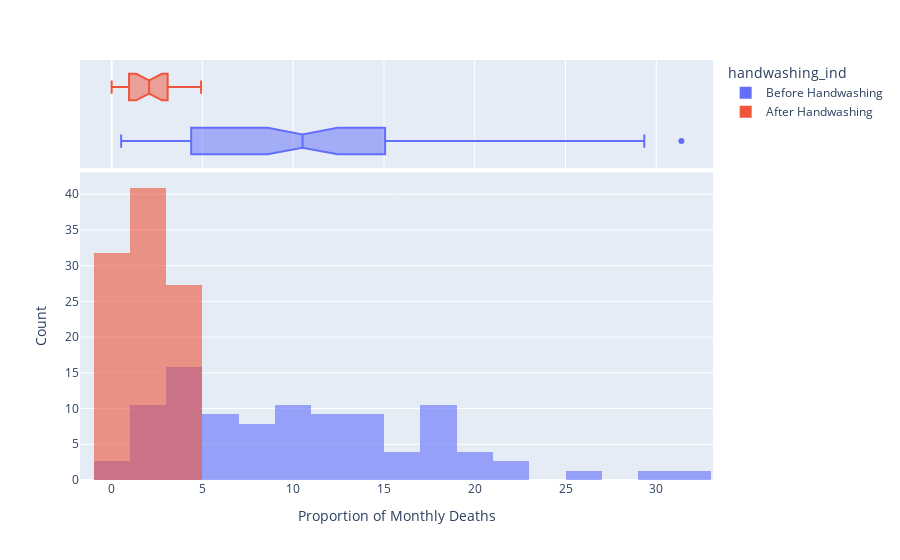

The notebook cell saved with this chart:
### Code cell
hist = px.histogram(df_monthly, 
                   x='pct_deaths', 
                   color='handwashing_ind',
                   nbins=30,
                   opacity=0.6,
                   barmode='overlay',
                   histnorm='percent',
                   marginal='box',)

hist.update_layout(xaxis_title='Proportion of Monthly Deaths',
                   yaxis_title='Count',)
 
hist.show()

### Figure 1 — Plotly figure (JSON) as saved in the notebook; plotly's stock layout.template omitted (floating-point values rounded to 4 significant figures)
{"data": [{"alignmentgroup": "True", "bingroup": "x", "histnorm": "percent", "hovertemplate": "handwashing_ind=Before Handwashing<br>pct_deaths=%{x}<br>percent=%{y}<extra></extra>", "legendgroup": "Before Handwashing", "marker": {"color": "#636efa", "opacity": 0.6, "pattern": {"shape": ""}}, "name": "Before Handwashing", "nbinsx": 30, "offsetgroup": "Before Handwashing", "orientation": "v", "showlegend": true, "type": "histogram", "x": [14.57, 7.531, 4.332, 1.569, 0.7843, 5, 8.421, 1.351, 1.878, 11.02, 22.55, 20.85, 12.22, 10.23, 10.74, 3.226, 6.593, 20.78, 25.46, 18.39, 29.34, 22.97, 31.38, 19.12, 15.97, 12.41, 11.93, 6.098, 4.082, 0.5236, 1.554, 2.262, 17.6, 7.143, 8.051, 15.16, 11.28, 17.03, 17.31, 5.833, 2.679, 4.369, 6.32, 1.224, 3.226, 11.02, 10.55, 7.591, 4.745, 4.452, 4.231, 4.392, 7.143, 6.122, 3.586, 10.55, 14.84, 10.94, 10.49, 13.39, 18.09, 15.43, 18.97, 13.44, 10.15, 13.1, 18.06, 14.39, 14.96, 10.77, 5.369, 3.215, 1.923, 3.607, 18.27, 12.24], "xaxis": "x", "yaxis": "y"}, {"alignmentgroup": "True", "hovertemplate": "handwashing_ind=Before Handwashing<br>pct_deaths=%{x}<extra></extra>", "legendgroup": "Before Handwashing", "marker": {"color": "#636efa"}, "name": "Before Handwashing", "notched": true, "offsetgroup": "Before Handwashing", "showlegend": false, "type": "box", "x": [14.57, 7.531, 4.332, 1.569, 0.7843, 5, 8.421, 1.351, 1.878, 11.02, 22.55, 20.85, 12.22, 10.23, 10.74, 3.226, 6.593, 20.78, 25.46, 18.39, 29.34, 22.97, 31.38, 19.12, 15.97, 12.41, 11.93, 6.098, 4.082, 0.5236, 1.554, 2.262, 17.6, 7.143, 8.051, 15.16, 11.28, 17.03, 17.31, 5.833, 2.679, 4.369, 6.32, 1.224, 3.226, 11.02, 10.55, 7.591, 4.745, 4.452, 4.231, 4.392, 7.143, 6.122, 3.586, 10.55, 14.84, 10.94, 10.49, 13.39, 18.09, 15.43, 18.97, 13.44, 10.15, 13.1, 18.06, 14.39, 14.96, 10.77, 5.369, 3.215, 1.923, 3.607, 18.27, 12.24], "xaxis": "x2", "yaxis": "y2"}, {"alignmentgroup": "True", "bingroup": "x", "histnorm": "percent", "hovertemplate": "handwashing_ind=After Handwashing<br>pct_deaths=%{x}<br>percent=%{y}<extra></extra>", "legendgroup": "After Handwashing", "marker": {"color": "#EF553B", "opacity": 0.6, "pattern": {"shape": ""}}, "name": "After Handwashing", "nbinsx": 30, "offsetgroup": "After Handwashing", "orientation": "v", "showlegend": true, "type": "histogram", "x": [2.239, 1.2, 1.894, 4.58, 3.957, 4.472, 2.93, 3.534, 0.6873, 0, 0.6557, 0.9585, 1.136, 0.3717, 0, 0.9615, 2.341, 2.903, 1.34, 2.233, 3.085, 4.926], "xaxis": "x", "yaxis": "y"}, {"alignmentgroup": "True", "hovertemplate": "handwashing_ind=After Handwashing<br>pct_deaths=%{x}<extra></extra>", "legendgroup": "After Handwashing", "marker": {"color": "#EF553B"}, "name": "After Handwashing", "notched": true, "offsetgroup": "After Handwashing", "showlegend": false, "type": "box", "x": [2.239, 1.2, 1.894, 4.58, 3.957, 4.472, 2.93, 3.534, 0.6873, 0, 0.6557, 0.9585, 1.136, 0.3717, 0, 0.9615, 2.341, 2.903, 1.34, 2.233, 3.085, 4.926], "xaxis": "x2", "yaxis": "y2"}], "layout": {"barmode": "overlay", "legend": {"title": {"text": "handwashing_ind"}, "tracegroupgap": 0}, "margin": {"t": 60}, "xaxis": {"anchor": "y", "domain": [0, 1], "title": {"text": "Proportion of Monthly Deaths"}}, "xaxis2": {"anchor": "y2", "domain": [0, 1], "matches": "x", "showgrid": true, "showticklabels": false}, "yaxis": {"anchor": "x", "domain": [0, 0.7326], "title": {"text": "Count"}}, "yaxis2": {"anchor": "x2", "domain": [0.7426, 1], "matches": "y2", "showgrid": false, "showline": false, "showticklabels": false, "ticks": ""}}}
